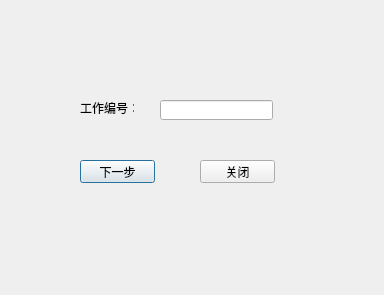
<?xml version="1.0" encoding="UTF-8"?>
<ui version="4.0">
 <class>DMDoctor</class>
 <widget class="QDialog" name="DMDoctor">
  <property name="geometry">
   <rect>
    <x>0</x>
    <y>0</y>
    <width>384</width>
    <height>295</height>
   </rect>
  </property>
  <property name="windowTitle">
   <string>Dialog</string>
  </property>
  <widget class="QLabel" name="label">
   <property name="geometry">
    <rect>
     <x>80</x>
     <y>100</y>
     <width>54</width>
     <height>16</height>
    </rect>
   </property>
   <property name="text">
    <string>工作编号：</string>
   </property>
  </widget>
  <widget class="QLineEdit" name="leDoctor">
   <property name="geometry">
    <rect>
     <x>160</x>
     <y>100</y>
     <width>113</width>
     <height>20</height>
    </rect>
   </property>
  </widget>
  <widget class="QPushButton" name="btnNext">
   <property name="geometry">
    <rect>
     <x>80</x>
     <y>160</y>
     <width>75</width>
     <height>23</height>
    </rect>
   </property>
   <property name="text">
    <string>下一步</string>
   </property>
  </widget>
  <widget class="QPushButton" name="btnClose">
   <property name="geometry">
    <rect>
     <x>200</x>
     <y>160</y>
     <width>75</width>
     <height>23</height>
    </rect>
   </property>
   <property name="text">
    <string>关闭</string>
   </property>
  </widget>
 </widget>
 <resources/>
 <connections/>
</ui>
